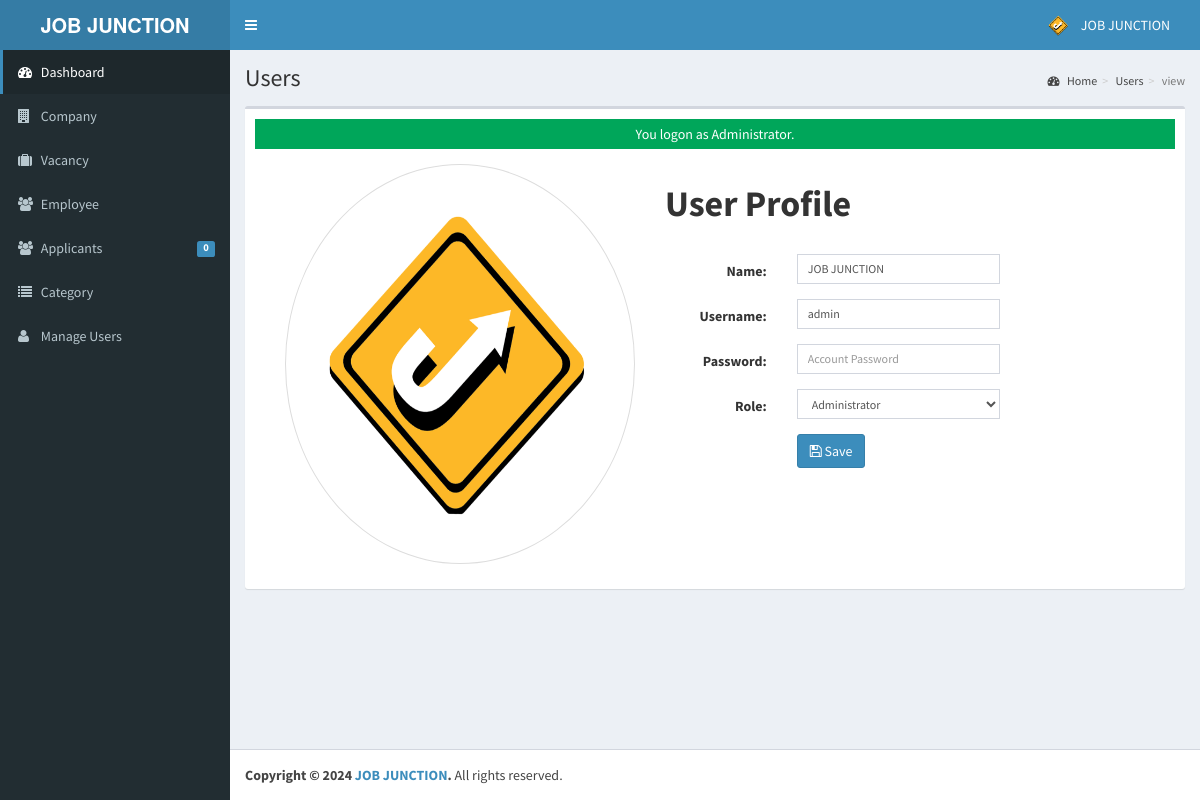
Page /admin/user/index.php?view=view&id=00018 (signed in) on the committed database.
### tables this page shows
CREATE TABLE `tblusers` (
  `USERID` varchar(30) NOT NULL,
  `FULLNAME` varchar(40) NOT NULL,
  `USERNAME` varchar(90) NOT NULL,
  `PASS` varchar(90) NOT NULL,
  `ROLE` varchar(30) NOT NULL,
  `PICLOCATION` varchar(255) NOT NULL
);

### admin/user/index.php (called while the page is built, shortened)
<?php
require_once("../../include/initialize.php");
 $title="Users";
require_once ("../theme/templates.php");
?>

### include/database.php (called while the page is built, shortened)
<?php
class Database {
	var $sql_string = '';
	private $conn;
	public function open_connection() {
		$this->conn = mysqli_connect(server,user,pass);
		if(!$this->conn){
			echo "Problem in database connection! Contact administrator!";
			exit();
		}else{
			$db_select = mysqli_select_db($this->conn,database_name);
		}
	}
	function setQuery($sql='') {
		$this->sql_string=$sql;
	}
	function executeQuery() {
		$result = mysqli_query($this->conn,$this->sql_string);
		return $result;
	}
	private function confirm_query($result) {
		return $result;
	}
	function loadSingleResult() {
		$cur = $this->executeQuery();
		while ($row = mysqli_fetch_object($cur)) {
		return $data = $row;
		}
	}
}
$mydb = new Database();
?>

### include/accounts.php (called while the page is built, shortened)
<?php
require_once(LIB_PATH.DS.'database.php');
class User {
	protected static  $tblname = "tblusers";
	function single_user($id=""){
			global $mydb;
			$mydb->setQuery("SELECT * FROM ".self::$tblname."
				Where USERID= '{$id}' LIMIT 1");
			$cur = $mydb->loadSingleResult();
			return $cur;
	}
}
?>

### include/function.php (called while the page is built, shortened)
<?php
function currentpage(){
		$this_page = $_SERVER['SCRIPT_NAME'];
	    $bits = explode('/',$this_page);
		 return $bits[3];
	}
		?>

### admin/user/view.php (the view, shortened to what this page needs)
<?php
  @$USERID = $_SESSION['ADMIN_USERID'];
  $user = New User();
  $singleuser = $user->single_user($USERID);
  ?>
<div class="container">
<div class="panel-body inf-content">
    <div class="row">
        <div class="col-md-4">
         <a  data-target="#myModal" data-toggle="modal" href="" title="Click here to Change Image." >
            <img alt="" style="width:500px; height:400px;>"
             title="" class="img-circle img-thumbnail isTooltip" src="<?php echo web_root.'admin/user/'. $singleuser->PICLOCATION;?>" data-original-title="Usuario">
         </a>
        </div>
        <div class="col-md-6">
            <h1><strong>User Profile</strong></h1><br>
             <form class="form-horizontal span6" action="controller.php?action=edit&view=" method="POST">
                  <div class="form-group">
                    <div class="col-md-8">
                      <label class="col-md-4 control-label" for=
                      "U_NAME">Name:</label>
                      <div class="col-md-8">
                         <input class="form-control input-sm" id="U_NAME" name="U_NAME" placeholder=
                            "Account Name" type="text" value="<?php echo $singleuser->FULLNAME; ?>">
                      </div>
                    </div>
                  </div>
                  <div class="form-group">
                    <div class="col-md-8">
                      <label class="col-md-4 control-label" for=
                      "U_USERNAME">Username:</label>
                      <div class="col-md-8">
                         <input class="form-control input-sm" id="U_USERNAME" name="U_USERNAME" placeholder=
                            "Email Address" type="text" value="<?php echo $singleuser->USERNAME; ?>">
                      </div>
                    </div>
                  </div>
                  <div class="form-group">
                    <div class="col-md-8">
                      <label class="col-md-4 control-label" for=
                      "U_PASS">Password:</label>
                      <div class="col-md-8">
                         <input class="form-control input-sm" id="U_PASS" name="U_PASS" placeholder=
                            "Account Password" type="Password" value="" required>
                      </div>
                    </div>
                  </div>
                  <div class="form-group">
                    <div class="col-md-8">
                      <label class="col-md-4 control-label" for=
                      "U_ROLE">Role:</label>
                      <div class="col-md-8">
                       <select class="form-control input-sm" name="U_ROLE" id="U_ROLE">
                          <option value="Administrator"  <?php echo ($singleuser->ROLE=='Administrator') ? 'selected="true"': '' ; ?>>Administrator</option>
                        </select>
                      </div>
                    </div>
                  </div>
             <div class="form-group">
                    <div class="col-md-8">
                      <label class="col-md-4 control-label" for=
                      "idno"></label>
                      <div class="col-md-8">
                         <button class="btn btn-primary " name="save" type="submit" ><span class="fa fa-save fw-fa"></span> Save</button>
                      </div>
                    </div>
                  </div>
        </form>
        </div>
    </div>
</div>
</div>

### admin/theme/templates.php (shortened to what this page needs)
<!DOCTYPE html>
<html>
<head>
    <link rel="stylesheet" href="<?php echo web_root;?>bootstrap/css/bootstrap.min.css">
    <link rel="stylesheet" href="<?php echo web_root;?>plugins/font-awesome/css/font-awesome.min.css">
    <link rel="stylesheet" href="<?php echo web_root;?>dist/css/AdminLTE.min.css">
    <link rel="stylesheet" href="<?php echo web_root;?>dist/css/skins/_all-skins.min.css">
    <link rel="stylesheet" href="<?php echo web_root;?>plugins/iCheck/flat/blue.css">
    <link rel="stylesheet" href="<?php echo web_root;?>plugins/morris/morris.css">
    <link rel="stylesheet" href="<?php echo web_root;?>plugins/jvectormap/jquery-jvectormap-1.2.2.css">
    <link href="<?php echo web_root; ?>plugins/datepicker/bootstrap-datetimepicker.min.css" rel="stylesheet"
        media="screen">
    <link rel="stylesheet" href="<?php echo web_root;?>plugins/dataTables/jquery.dataTables.min.css">
    <link rel="stylesheet" href="<?php echo web_root;?>plugins/bootstrap-wysihtml5/bootstrap3-wysihtml5.min.css">
</head>
<body class="hold-transition skin-blue fixed sidebar-mini">
    <div class="wrapper">
        <header class="main-header">
            <a href="<?php echo web_root;?>/admin/" class="logo">
                <span class="logo-lg"><b>JOB JUNCTION</b></span>
            </a>
            <nav class="navbar navbar-static-top" role="navigation">
                <a href="#" class="sidebar-toggle" data-toggle="offcanvas" role="button">
                </a>
                <div class="navbar-custom-menu">
                    <ul class="nav navbar-nav">
                        <?php
              $user = New User();
              $singleuser = $user->single_user($_SESSION['ADMIN_USERID']);
          ?>
                        <li class="dropdown user user-menu" style="padding-right: 15px;">
                            <a href="#" class="dropdown-toggle" data-toggle="dropdown">
                                <img src="<?php echo web_root.'admin/user/'. $singleuser->PICLOCATION;?>"
                                    class="user-image" alt="User Image">
                                <span class="hidden-xs"><?php echo $singleuser->FULLNAME; ?></span>
                            </a>
                        </li>
                    </ul>
                </div>
            </nav>
        </header>
        <aside class="main-sidebar">
            <section class="sidebar">
                <ul class="sidebar-menu">
                    <li class="<?php echo (currentpage() == 'index.php') ? "active" : false;?>">
                        <a href="<?php echo web_root ;?>admin/">
                            <i class="fa fa-dashboard"></i> <span>Dashboard</span>
                        </a>
                    </li>
                    <li class="<?php echo (currentpage() == 'company') ? "active" : false;?>">
                        <a href="<?php echo web_root ;?>admin/company/">
                            <i class="fa fa-building"></i> <span>Company</span>
                        </a>
                    </li>
                    <li class="<?php echo (currentpage() == 'vacancy') ? "active" : false;?>">
                        <a href="<?php echo web_root ;?>admin/vacancy/">
                            <i class="fa fa-suitcase"></i> <span>Vacancy</span>
                        </a>
                    </li>
                    <li class="<?php echo (currentpage() == 'employee') ? "active" : false;?>">
                        <a href="<?php echo web_root ;?>admin/employee/">
                            <i class="fa fa-users"></i> <span>Employee</span>
                        </a>
                    </li>
                    <li class="<?php echo (currentpage() == 'applicants') ? "active" : false;?>">
                        <a href="<?php echo web_root ;?>admin/applicants/">
                            <i class="fa fa-users"></i> <span>Applicants</span>
                            <span class="label label-primary pull-right">
                                <?php
                $sql = "SELECT count(*) as 'APPL' FROM `tbljobregistration` WHERE `PENDINGAPPLICATION`=1";
                $mydb->setQuery($sql);
                $pending = $mydb->loadSingleResult();
                echo $pending->APPL;
              ?>
                            </span>
                        </a>
                    </li>
                    <li class="<?php echo (currentpage() == 'category') ? "active" : false;?>">
                        <a href="<?php echo web_root ;?>admin/category/">
                            <i class="fa fa-list"></i> <span>Category</span>
                        </a>
                    </li>
                    <li class="<?php echo (currentpage() == 'user') ? "active" : false;?>">
                        <a href="<?php echo web_root; ?>admin/user/">
                            <i class="fa fa-user"></i> <span>Manage Users</span> </a>
                    </li>
                </ul>
            </section>
        </aside>
        <div class="content-wrapper">
            <section class="content-header">
                <h1>
                    <?php echo isset($title) ? $title : ''; ?>
                </h1>
                <ol class="breadcrumb">
                    <?php
          if ($title!='Home') {
            $active_title = '';
            if (isset($_GET['view'])) {
              $active_title = '<li class='.$active_title.'><a href="index.php">'.$title.'</a></li>';
            }else{
              $active_title = '<li class='.$active_title.'>'.$title.'</li>';
            }
            echo '<li><a href='.web_root.'admin/><i class="fa fa-dashboard"></i> Home</a></li>';
            echo  $active_title;
            echo  isset($_GET['view']) ? '<li class="active">'.$_GET['view'].'</li>' : '';
          }
        ?>
                </ol>
            </section>
            <section class="content">
                <div class="row">
                    <div class="col-xs-12">
                        <div class="box">
                            <div class="box-body">
                                <?php
               require_once $content;
               ?>
                            </div>
                        </div>
                    </div>
                </div>
            </section>
        </div>
        <footer class="main-footer">
            <strong>Copyright &copy; 2024 <a href="#">JOB JUNCTION</a>.</strong> All rights
            reserved.
        </footer>
</body>
</html>

### rows in the picture
tblusers: PICLOCATION (picture), FULLNAME "JOB JUNCTION", U_NAME "JOB JUNCTION", U_USERNAME "admin", U_ROLE "Administrator"

### other values in the picture
$pending->APPL "0"
$title "Users"
$_GET['view'] "view"
$_SESSION['message'] "You logon as Administrator."
